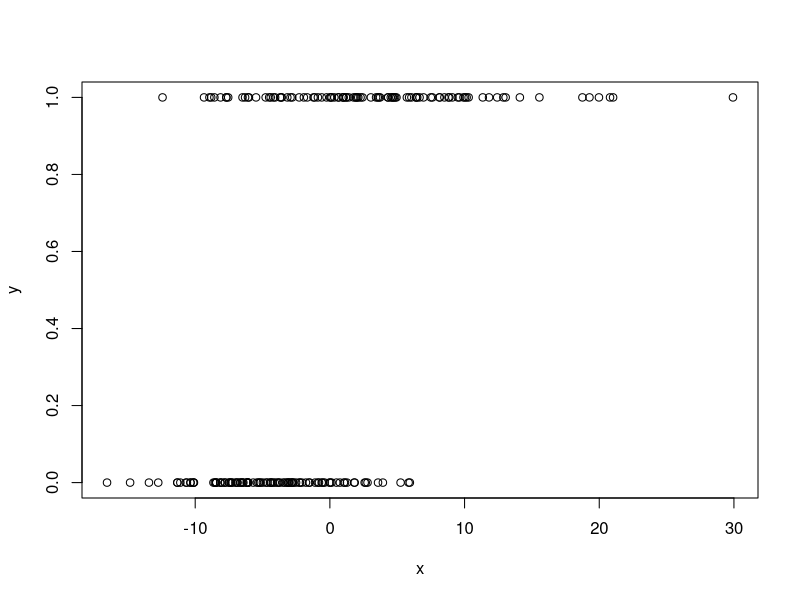
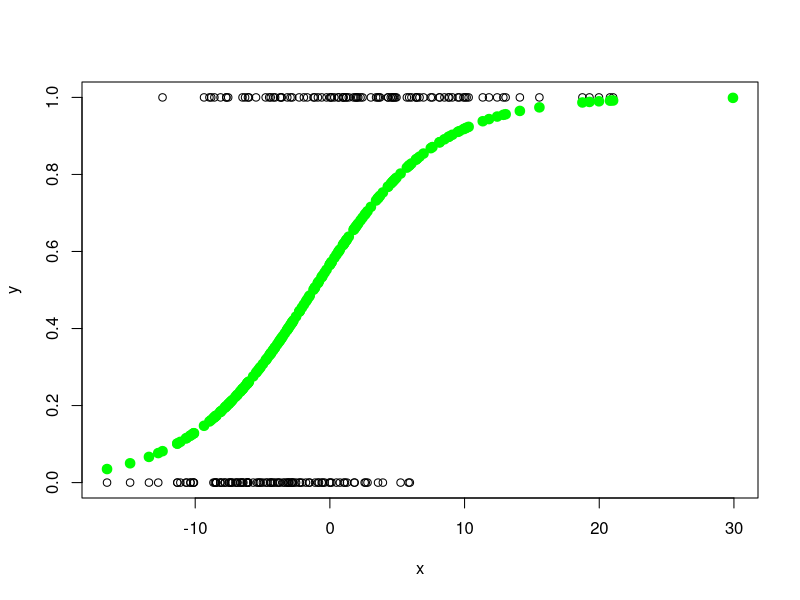
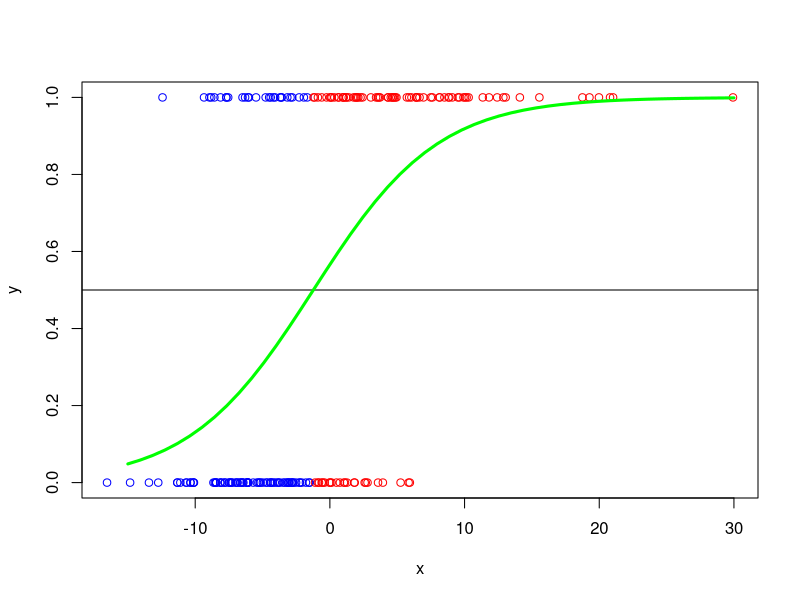
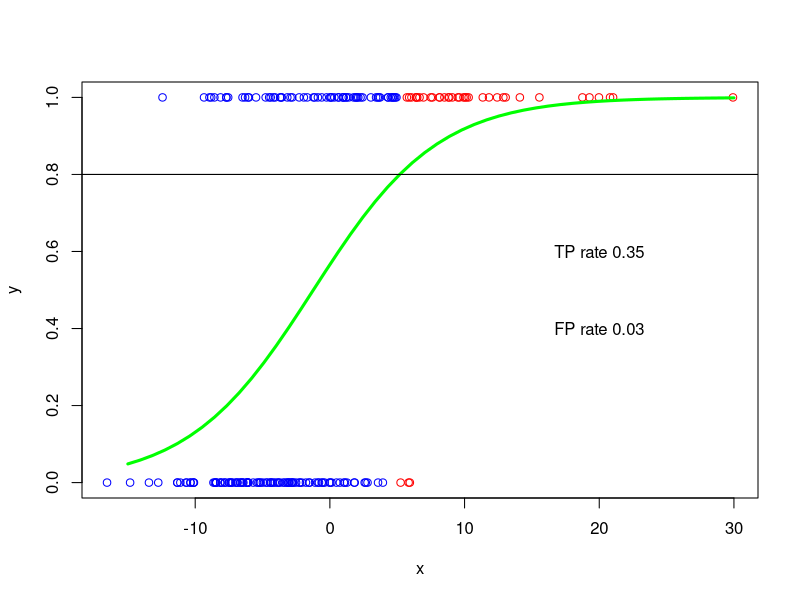
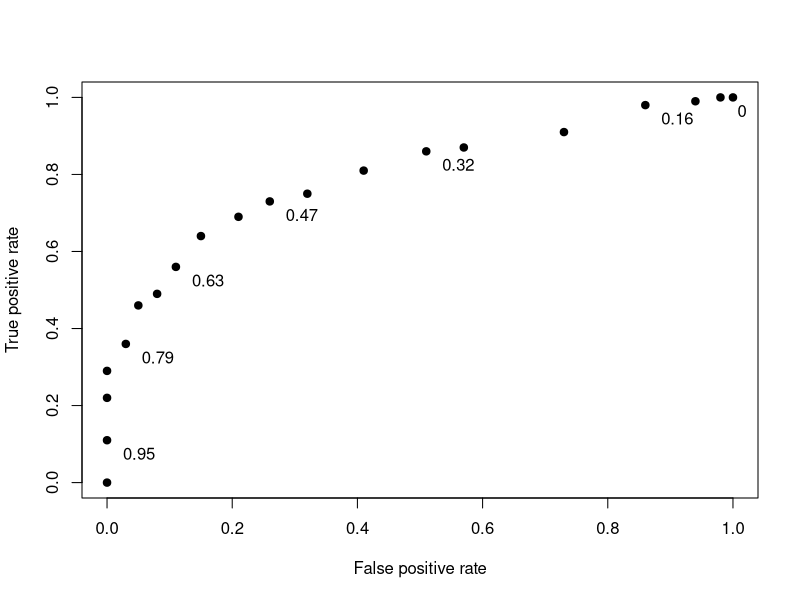
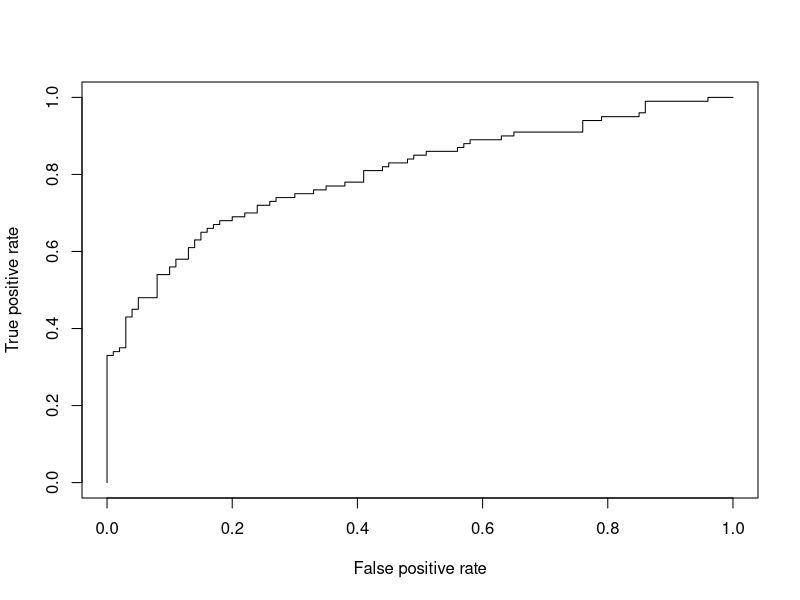
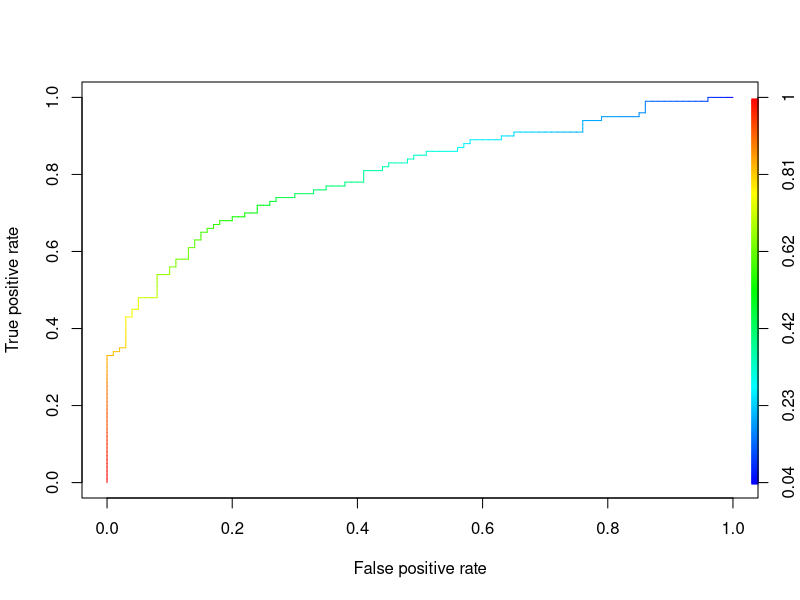
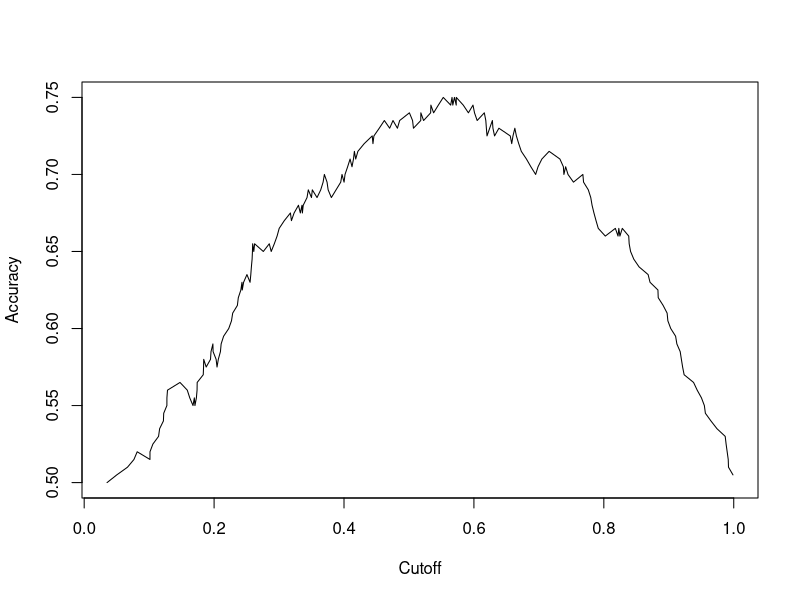

Write R code to recreate these figures, in order.
## ---- chunk 1
# set tidy=T for pdf, tidy=F for html
knitr::opts_chunk$set(comment=NA,error=T,warning=T, fig.align='center',tidy=F)
## ---- chunk 2
set.seed(123) # for reproducibility
x = c(rnorm(100,-5,5), rnorm(100,4,8))
y = c(rep(0,100), rep(1,100))
plot(x,y)
## ---- chunk 3
df = data.frame(x=x, y=y) # glm() likes data to be in a data.frame
log.fit = glm(y~x, data=df, family='binomial')

# make a data.frame of x values at which to predict probabilities
pred.df = data.frame(x=seq(min(x),max(x),length=100)) 
probabilities = predict(log.fit, type="response")

plot(x, y)
points(x, probabilities, pch=19, col='green', lwd=3)

# Exercise: What happens if you replace points() with lines(), and how can you fix it?
## ---- chunk 4
ones = which(probabilities > .5)
zeros = which(probabilities <= .5)

cols = rep(NA, length(probabilities))
cols[ones] = 'red'
cols[zeros] = 'blue'

plot(x,y, col=cols)
abline(h=.5)
pred.x = seq(-15,30,length=50)
lines(pred.x, predict(log.fit, data.frame(x=pred.x), type='response'), col='green', lwd=3)
## ---- chunk 5
roc.inds = function(pred,obs) {
  tp = which(obs==1 & pred==1)
  fp = which(obs==0 & pred==1)
  tn = which(obs==0 & pred==0)
  fn = which(obs==1 & pred==0)
  
  # list(tp=tp,fp=fp,tn=tn,fn=fn)
  list("tp"=tp,"fp"=fp,"tn"=tn,"fn"=fn) # quotes optional
}

roc.counts = function(pred,obs) {
  sapply(roc.inds(pred,obs), length)
}
## ---- chunk 6
cutoff = .8
ones = which(probabilities > cutoff)
zeros = which(probabilities <= cutoff)
preds = numeric(length(probabilities))
preds[zeros] = 0
preds[ones] = 1 
counts = roc.counts(preds,y)

cols = rep(NA, length(probabilities))
cols[ones] = 'red'
cols[zeros] = 'blue'

plot(x,y, col=cols)
abline(h=cutoff)
pred.x = seq(-15,30,length=50)
lines(pred.x, predict(log.fit, data.frame(x=pred.x), type='response'), col='green', lwd=3)

npos = sum(y==1) # number of true positives
nneg = sum(y==0) # number of true negatives
text(20,.6,paste("TP rate",counts[1]/npos))
text(20,.4,paste("FP rate",counts[2]/nneg))
abline(h=cutoff)
## ---- chunk 7
cutoffs = seq(0,1,length=20)
rates = matrix(nrow=length(cutoffs),ncol=2)
for (i in 1:length(cutoffs)) {
  cutoff = cutoffs[i]
  ones = which(probabilities > cutoff)
  zeros = which(probabilities <= cutoff)
  preds = numeric(length(probabilities))
  preds[zeros] = 0
  preds[ones] = 1 
  counts = roc.counts(preds,y)
  
  # Can you see why this is equivalent to how we got the number of
  # true positives and negatives in the previous step?
  npos = counts['tp'] + counts['fn'] # number of ACTUAL positives
  nneg = counts['tn'] + counts['fp'] # number of ACTUAL negatives
  
  # True positive rate: 
  # False positive rate: 
  rates[i,] = counts[c('tp','fp')]/c(npos,nneg)
}

plot(rates[,2], rates[,1], pch=19, xlab="False positive rate", ylab="True positive rate")
cut.labs = seq(1,20,by=3)
text(rates[cut.labs,2], rates[cut.labs,1], round(cutoffs[cut.labs],2), adj=c(-.5,1.5))
## ---- chunk 8
library(ROCR)
## ---- chunk 9
pred = prediction(probabilities, y) # investigate the structure of this object!
perf = performance(pred,"tpr",'fpr') # calculate the true and false false positive rates
plot(perf) # and plot
## ---- chunk 10
plot(performance(pred,"tpr",'fpr'),colorize=T) # color according to cutoff
plot(performance(pred,"acc")) # accuracy vs. cutoff

# An example with multiple sets of probabilities and labels
# Now we're giving prediction() matrices instead of vectors.
data(ROCR.xval)
pred = prediction(ROCR.xval$predictions, ROCR.xval$labels)
plot(performance(pred,"tpr","fpr"), colorize=T)
plot(performance(pred,"tpr","fpr"), avg='vertical', spread.estimate="stddev", add=T, lwd=3)

# Check out the package's homepage at https://rocr.bioinf.mpi-sb.mpg.de/ for 
# more examples.
